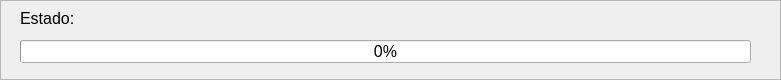
   <widget class="QFrame" name="frame_resultados">
    <property name="geometry">
     <rect>
      <x>10</x>
      <y>580</y>
      <width>781</width>
      <height>80</height>
     </rect>
    </property>
    <property name="frameShape">
     <enum>QFrame::Shape::StyledPanel</enum>
    </property>
    <property name="frameShadow">
     <enum>QFrame::Shadow::Raised</enum>
    </property>
    <widget class="QProgressBar" name="progressBar">
     <property name="geometry">
      <rect>
       <x>20</x>
       <y>40</y>
       <width>731</width>
       <height>23</height>
      </rect>
     </property>
     <property name="font">
      <font>
       <family>Arial</family>
       <pointsize>12</pointsize>
      </font>
     </property>
     <property name="value">
      <number>0</number>
     </property>
    </widget>
    <widget class="QLabel" name="statusLabel">
     <property name="geometry">
      <rect>
       <x>20</x>
       <y>10</y>
       <width>71</width>
       <height>16</height>
      </rect>
     </property>
     <property name="font">
      <font>
       <family>Arial</family>
       <pointsize>12</pointsize>
      </font>
     </property>
     <property name="text">
      <string>Estado:</string>
     </property>
    </widget>
    <widget class="QLabel" name="statusTextLabel">
     <property name="geometry">
      <rect>
       <x>180</x>
       <y>10</y>
       <width>581</width>
       <height>16</height>
      </rect>
     </property>
     <property name="font">
      <font>
       <family>Arial</family>
       <pointsize>12</pointsize>
      </font>
     </property>
     <property name="text">
      <string/>
     </property>
    </widget>
   </widget>
